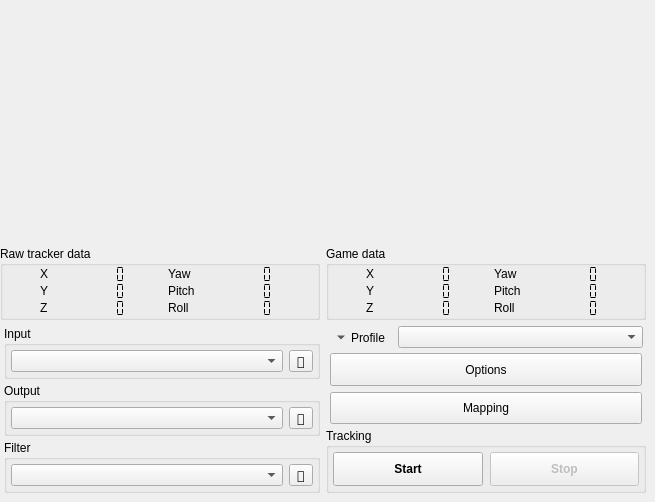
<?xml version="1.0" encoding="UTF-8"?>
<ui version="4.0">
 <author>Lovecraftian Octopus</author>
 <class>main_window</class>
 <widget class="QMainWindow" name="main_window">
  <property name="geometry">
   <rect>
    <x>0</x>
    <y>0</y>
    <width>655</width>
    <height>502</height>
   </rect>
  </property>
  <property name="sizePolicy">
   <sizepolicy hsizetype="Maximum" vsizetype="Maximum">
    <horstretch>0</horstretch>
    <verstretch>0</verstretch>
   </sizepolicy>
  </property>
  <property name="minimumSize">
   <size>
    <width>0</width>
    <height>500</height>
   </size>
  </property>
  <property name="windowIcon">
   <iconset resource="../gui/opentrack-res.qrc">
    <normaloff>:/images/opentrack.png</normaloff>:/images/opentrack.png</iconset>
  </property>
  <property name="styleSheet">
   <string notr="true">#video_feed { border: 0; }
</string>
  </property>
  <widget class="QWidget" name="content">
   <property name="sizePolicy">
    <sizepolicy hsizetype="Maximum" vsizetype="Maximum">
     <horstretch>0</horstretch>
     <verstretch>0</verstretch>
    </sizepolicy>
   </property>
   <layout class="QGridLayout" name="gridLayout_2">
    <property name="leftMargin">
     <number>0</number>
    </property>
    <property name="topMargin">
     <number>0</number>
    </property>
    <property name="rightMargin">
     <number>9</number>
    </property>
    <property name="bottomMargin">
     <number>9</number>
    </property>
    <item row="0" column="0">
     <widget class="QFrame" name="video_feed">
      <property name="sizePolicy">
       <sizepolicy hsizetype="Fixed" vsizetype="Fixed">
        <horstretch>0</horstretch>
        <verstretch>0</verstretch>
       </sizepolicy>
      </property>
      <property name="minimumSize">
       <size>
        <width>320</width>
        <height>240</height>
       </size>
      </property>
      <property name="maximumSize">
       <size>
        <width>320</width>
        <height>240</height>
       </size>
      </property>
      <property name="lineWidth">
       <number>0</number>
      </property>
      <widget class="QFrame" name="video_frame">
       <property name="geometry">
        <rect>
         <x>0</x>
         <y>0</y>
         <width>320</width>
         <height>240</height>
        </rect>
       </property>
       <property name="sizePolicy">
        <sizepolicy hsizetype="Fixed" vsizetype="Fixed">
         <horstretch>0</horstretch>
         <verstretch>0</verstretch>
        </sizepolicy>
       </property>
       <property name="minimumSize">
        <size>
         <width>320</width>
         <height>240</height>
        </size>
       </property>
       <property name="maximumSize">
        <size>
         <width>320</width>
         <height>240</height>
        </size>
       </property>
      </widget>
     </widget>
    </item>
    <item row="0" column="1">
     <widget class="pose_widget" name="pose_display" native="true">
      <property name="sizePolicy">
       <sizepolicy hsizetype="Fixed" vsizetype="Fixed">
        <horstretch>0</horstretch>
        <verstretch>0</verstretch>
       </sizepolicy>
      </property>
      <property name="minimumSize">
       <size>
        <width>320</width>
        <height>240</height>
       </size>
      </property>
     </widget>
    </item>
    <item row="1" column="0">
     <widget class="QGroupBox" name="box_raw_headpose">
      <property name="minimumSize">
       <size>
        <width>316</width>
        <height>0</height>
       </size>
      </property>
      <property name="title">
       <string>Raw tracker data</string>
      </property>
      <layout class="QGridLayout" name="gridLayout_12">
       <property name="leftMargin">
        <number>0</number>
       </property>
       <property name="topMargin">
        <number>0</number>
       </property>
       <property name="rightMargin">
        <number>0</number>
       </property>
       <property name="bottomMargin">
        <number>0</number>
       </property>
       <property name="spacing">
        <number>0</number>
       </property>
       <item row="0" column="3">
        <widget class="QLCDNumber" name="raw_yaw">
         <property name="enabled">
          <bool>true</bool>
         </property>
         <property name="sizePolicy">
          <sizepolicy hsizetype="Maximum" vsizetype="Maximum">
           <horstretch>0</horstretch>
           <verstretch>0</verstretch>
          </sizepolicy>
         </property>
         <property name="font">
          <font>
           <stylestrategy>NoAntialias</stylestrategy>
           <kerning>false</kerning>
          </font>
         </property>
         <property name="frameShape">
          <enum>QFrame::NoFrame</enum>
         </property>
         <property name="smallDecimalPoint">
          <bool>true</bool>
         </property>
         <property name="digitCount">
          <number>4</number>
         </property>
         <property name="segmentStyle">
          <enum>QLCDNumber::Flat</enum>
         </property>
        </widget>
       </item>
       <item row="2" column="0">
        <widget class="QLabel" name="lblZ_4">
         <property name="enabled">
          <bool>true</bool>
         </property>
         <property name="sizePolicy">
          <sizepolicy hsizetype="Maximum" vsizetype="Maximum">
           <horstretch>0</horstretch>
           <verstretch>0</verstretch>
          </sizepolicy>
         </property>
         <property name="autoFillBackground">
          <bool>false</bool>
         </property>
         <property name="frameShadow">
          <enum>QFrame::Raised</enum>
         </property>
         <property name="text">
          <string>Z</string>
         </property>
        </widget>
       </item>
       <item row="1" column="2">
        <widget class="QLabel" name="lblRotY_4">
         <property name="sizePolicy">
          <sizepolicy hsizetype="Maximum" vsizetype="Maximum">
           <horstretch>0</horstretch>
           <verstretch>0</verstretch>
          </sizepolicy>
         </property>
         <property name="frameShadow">
          <enum>QFrame::Raised</enum>
         </property>
         <property name="text">
          <string>Pitch</string>
         </property>
        </widget>
       </item>
       <item row="1" column="3">
        <widget class="QLCDNumber" name="raw_pitch">
         <property name="enabled">
          <bool>true</bool>
         </property>
         <property name="sizePolicy">
          <sizepolicy hsizetype="Maximum" vsizetype="Maximum">
           <horstretch>0</horstretch>
           <verstretch>0</verstretch>
          </sizepolicy>
         </property>
         <property name="font">
          <font>
           <stylestrategy>NoAntialias</stylestrategy>
           <kerning>false</kerning>
          </font>
         </property>
         <property name="frameShape">
          <enum>QFrame::NoFrame</enum>
         </property>
         <property name="smallDecimalPoint">
          <bool>true</bool>
         </property>
         <property name="digitCount">
          <number>4</number>
         </property>
         <property name="segmentStyle">
          <enum>QLCDNumber::Flat</enum>
         </property>
        </widget>
       </item>
       <item row="1" column="0">
        <widget class="QLabel" name="lblY_4">
         <property name="enabled">
          <bool>true</bool>
         </property>
         <property name="sizePolicy">
          <sizepolicy hsizetype="Maximum" vsizetype="Maximum">
           <horstretch>0</horstretch>
           <verstretch>0</verstretch>
          </sizepolicy>
         </property>
         <property name="autoFillBackground">
          <bool>false</bool>
         </property>
         <property name="frameShadow">
          <enum>QFrame::Raised</enum>
         </property>
         <property name="text">
          <string>Y</string>
         </property>
        </widget>
       </item>
       <item row="0" column="0">
        <widget class="QLabel" name="lblX_4">
         <property name="sizePolicy">
          <sizepolicy hsizetype="Maximum" vsizetype="Maximum">
           <horstretch>0</horstretch>
           <verstretch>0</verstretch>
          </sizepolicy>
         </property>
         <property name="frameShadow">
          <enum>QFrame::Raised</enum>
         </property>
         <property name="text">
          <string>X</string>
         </property>
        </widget>
       </item>
       <item row="0" column="1">
        <widget class="QLCDNumber" name="raw_x">
         <property name="enabled">
          <bool>true</bool>
         </property>
         <property name="sizePolicy">
          <sizepolicy hsizetype="Maximum" vsizetype="Maximum">
           <horstretch>0</horstretch>
           <verstretch>0</verstretch>
          </sizepolicy>
         </property>
         <property name="font">
          <font>
           <stylestrategy>NoAntialias</stylestrategy>
           <kerning>false</kerning>
          </font>
         </property>
         <property name="frameShape">
          <enum>QFrame::NoFrame</enum>
         </property>
         <property name="smallDecimalPoint">
          <bool>true</bool>
         </property>
         <property name="digitCount">
          <number>4</number>
         </property>
         <property name="segmentStyle">
          <enum>QLCDNumber::Flat</enum>
         </property>
        </widget>
       </item>
       <item row="2" column="2">
        <widget class="QLabel" name="lblRotZ_4">
         <property name="sizePolicy">
          <sizepolicy hsizetype="Maximum" vsizetype="Maximum">
           <horstretch>0</horstretch>
           <verstretch>0</verstretch>
          </sizepolicy>
         </property>
         <property name="frameShadow">
          <enum>QFrame::Raised</enum>
         </property>
         <property name="text">
          <string>Roll</string>
         </property>
        </widget>
       </item>
       <item row="0" column="2">
        <widget class="QLabel" name="lblRotX_4">
         <property name="sizePolicy">
          <sizepolicy hsizetype="Maximum" vsizetype="Maximum">
           <horstretch>0</horstretch>
           <verstretch>0</verstretch>
          </sizepolicy>
         </property>
         <property name="frameShadow">
          <enum>QFrame::Raised</enum>
         </property>
         <property name="text">
          <string>Yaw</string>
         </property>
        </widget>
       </item>
       <item row="1" column="1">
        <widget class="QLCDNumber" name="raw_y">
         <property name="enabled">
          <bool>true</bool>
         </property>
         <property name="sizePolicy">
          <sizepolicy hsizetype="Maximum" vsizetype="Maximum">
           <horstretch>0</horstretch>
           <verstretch>0</verstretch>
          </sizepolicy>
         </property>
         <property name="font">
          <font>
           <stylestrategy>NoAntialias</stylestrategy>
           <kerning>false</kerning>
          </font>
         </property>
         <property name="frameShape">
          <enum>QFrame::NoFrame</enum>
         </property>
         <property name="smallDecimalPoint">
          <bool>true</bool>
         </property>
         <property name="digitCount">
          <number>4</number>
         </property>
         <property name="segmentStyle">
          <enum>QLCDNumber::Flat</enum>
         </property>
        </widget>
       </item>
       <item row="2" column="3">
        <widget class="QLCDNumber" name="raw_roll">
         <property name="enabled">
          <bool>true</bool>
         </property>
         <property name="sizePolicy">
          <sizepolicy hsizetype="Maximum" vsizetype="Maximum">
           <horstretch>0</horstretch>
           <verstretch>0</verstretch>
          </sizepolicy>
         </property>
         <property name="font">
          <font>
           <stylestrategy>NoAntialias</stylestrategy>
           <kerning>false</kerning>
          </font>
         </property>
         <property name="frameShape">
          <enum>QFrame::NoFrame</enum>
         </property>
         <property name="smallDecimalPoint">
          <bool>true</bool>
         </property>
         <property name="digitCount">
          <number>4</number>
         </property>
         <property name="segmentStyle">
          <enum>QLCDNumber::Flat</enum>
         </property>
        </widget>
       </item>
       <item row="2" column="1">
        <widget class="QLCDNumber" name="raw_z">
         <property name="enabled">
          <bool>true</bool>
         </property>
         <property name="sizePolicy">
          <sizepolicy hsizetype="Maximum" vsizetype="Maximum">
           <horstretch>0</horstretch>
           <verstretch>0</verstretch>
          </sizepolicy>
         </property>
         <property name="font">
          <font>
           <stylestrategy>NoAntialias</stylestrategy>
           <kerning>false</kerning>
          </font>
         </property>
         <property name="frameShape">
          <enum>QFrame::NoFrame</enum>
         </property>
         <property name="smallDecimalPoint">
          <bool>true</bool>
         </property>
         <property name="digitCount">
          <number>4</number>
         </property>
         <property name="segmentStyle">
          <enum>QLCDNumber::Flat</enum>
         </property>
        </widget>
       </item>
      </layout>
     </widget>
    </item>
    <item row="1" column="1">
     <widget class="QGroupBox" name="box_mapped_headpose">
      <property name="minimumSize">
       <size>
        <width>316</width>
        <height>0</height>
       </size>
      </property>
      <property name="title">
       <string>Game data</string>
      </property>
      <layout class="QGridLayout" name="gridLayout_14">
       <property name="leftMargin">
        <number>0</number>
       </property>
       <property name="topMargin">
        <number>0</number>
       </property>
       <property name="rightMargin">
        <number>0</number>
       </property>
       <property name="bottomMargin">
        <number>0</number>
       </property>
       <property name="spacing">
        <number>0</number>
       </property>
       <item row="1" column="3">
        <widget class="QLCDNumber" name="pose_pitch">
         <property name="enabled">
          <bool>true</bool>
         </property>
         <property name="sizePolicy">
          <sizepolicy hsizetype="Maximum" vsizetype="Maximum">
           <horstretch>0</horstretch>
           <verstretch>0</verstretch>
          </sizepolicy>
         </property>
         <property name="font">
          <font>
           <stylestrategy>NoAntialias</stylestrategy>
           <kerning>false</kerning>
          </font>
         </property>
         <property name="frameShape">
          <enum>QFrame::NoFrame</enum>
         </property>
         <property name="smallDecimalPoint">
          <bool>true</bool>
         </property>
         <property name="digitCount">
          <number>4</number>
         </property>
         <property name="segmentStyle">
          <enum>QLCDNumber::Flat</enum>
         </property>
        </widget>
       </item>
       <item row="0" column="3">
        <widget class="QLCDNumber" name="pose_yaw">
         <property name="enabled">
          <bool>true</bool>
         </property>
         <property name="sizePolicy">
          <sizepolicy hsizetype="Maximum" vsizetype="Maximum">
           <horstretch>0</horstretch>
           <verstretch>0</verstretch>
          </sizepolicy>
         </property>
         <property name="font">
          <font>
           <stylestrategy>NoAntialias</stylestrategy>
           <kerning>false</kerning>
          </font>
         </property>
         <property name="frameShape">
          <enum>QFrame::NoFrame</enum>
         </property>
         <property name="smallDecimalPoint">
          <bool>true</bool>
         </property>
         <property name="digitCount">
          <number>4</number>
         </property>
         <property name="segmentStyle">
          <enum>QLCDNumber::Flat</enum>
         </property>
        </widget>
       </item>
       <item row="2" column="1">
        <widget class="QLCDNumber" name="pose_z">
         <property name="enabled">
          <bool>true</bool>
         </property>
         <property name="sizePolicy">
          <sizepolicy hsizetype="Maximum" vsizetype="Maximum">
           <horstretch>0</horstretch>
           <verstretch>0</verstretch>
          </sizepolicy>
         </property>
         <property name="font">
          <font>
           <stylestrategy>NoAntialias</stylestrategy>
           <kerning>false</kerning>
          </font>
         </property>
         <property name="frameShape">
          <enum>QFrame::NoFrame</enum>
         </property>
         <property name="smallDecimalPoint">
          <bool>true</bool>
         </property>
         <property name="digitCount">
          <number>4</number>
         </property>
         <property name="segmentStyle">
          <enum>QLCDNumber::Flat</enum>
         </property>
        </widget>
       </item>
       <item row="0" column="0">
        <widget class="QLabel" name="lblx">
         <property name="sizePolicy">
          <sizepolicy hsizetype="Maximum" vsizetype="Maximum">
           <horstretch>0</horstretch>
           <verstretch>0</verstretch>
          </sizepolicy>
         </property>
         <property name="frameShadow">
          <enum>QFrame::Raised</enum>
         </property>
         <property name="text">
          <string>X</string>
         </property>
        </widget>
       </item>
       <item row="1" column="0">
        <widget class="QLabel" name="lblY_2">
         <property name="enabled">
          <bool>true</bool>
         </property>
         <property name="sizePolicy">
          <sizepolicy hsizetype="Maximum" vsizetype="Maximum">
           <horstretch>0</horstretch>
           <verstretch>0</verstretch>
          </sizepolicy>
         </property>
         <property name="autoFillBackground">
          <bool>false</bool>
         </property>
         <property name="frameShadow">
          <enum>QFrame::Raised</enum>
         </property>
         <property name="text">
          <string>Y</string>
         </property>
        </widget>
       </item>
       <item row="0" column="1">
        <widget class="QLCDNumber" name="pose_x">
         <property name="enabled">
          <bool>true</bool>
         </property>
         <property name="sizePolicy">
          <sizepolicy hsizetype="Maximum" vsizetype="Maximum">
           <horstretch>0</horstretch>
           <verstretch>0</verstretch>
          </sizepolicy>
         </property>
         <property name="font">
          <font>
           <stylestrategy>NoAntialias</stylestrategy>
           <kerning>false</kerning>
          </font>
         </property>
         <property name="frameShape">
          <enum>QFrame::NoFrame</enum>
         </property>
         <property name="smallDecimalPoint">
          <bool>true</bool>
         </property>
         <property name="digitCount">
          <number>4</number>
         </property>
         <property name="segmentStyle">
          <enum>QLCDNumber::Flat</enum>
         </property>
        </widget>
       </item>
       <item row="1" column="2">
        <widget class="QLabel" name="lblRotY_2">
         <property name="sizePolicy">
          <sizepolicy hsizetype="Maximum" vsizetype="Maximum">
           <horstretch>0</horstretch>
           <verstretch>0</verstretch>
          </sizepolicy>
         </property>
         <property name="frameShadow">
          <enum>QFrame::Raised</enum>
         </property>
         <property name="text">
          <string>Pitch</string>
         </property>
        </widget>
       </item>
       <item row="2" column="2">
        <widget class="QLabel" name="lblRotZ_2">
         <property name="sizePolicy">
          <sizepolicy hsizetype="Maximum" vsizetype="Maximum">
           <horstretch>0</horstretch>
           <verstretch>0</verstretch>
          </sizepolicy>
         </property>
         <property name="frameShadow">
          <enum>QFrame::Raised</enum>
         </property>
         <property name="text">
          <string>Roll</string>
         </property>
        </widget>
       </item>
       <item row="0" column="2">
        <widget class="QLabel" name="lblRotX_2">
         <property name="sizePolicy">
          <sizepolicy hsizetype="Maximum" vsizetype="Maximum">
           <horstretch>0</horstretch>
           <verstretch>0</verstretch>
          </sizepolicy>
         </property>
         <property name="frameShadow">
          <enum>QFrame::Raised</enum>
         </property>
         <property name="text">
          <string>Yaw</string>
         </property>
        </widget>
       </item>
       <item row="2" column="0">
        <widget class="QLabel" name="lblZ_2">
         <property name="enabled">
          <bool>true</bool>
         </property>
         <property name="sizePolicy">
          <sizepolicy hsizetype="Maximum" vsizetype="Maximum">
           <horstretch>0</horstretch>
           <verstretch>0</verstretch>
          </sizepolicy>
         </property>
         <property name="autoFillBackground">
          <bool>false</bool>
         </property>
         <property name="frameShadow">
          <enum>QFrame::Raised</enum>
         </property>
         <property name="text">
          <string>Z</string>
         </property>
        </widget>
       </item>
       <item row="1" column="1">
        <widget class="QLCDNumber" name="pose_y">
         <property name="enabled">
          <bool>true</bool>
         </property>
         <property name="sizePolicy">
          <sizepolicy hsizetype="Maximum" vsizetype="Maximum">
           <horstretch>0</horstretch>
           <verstretch>0</verstretch>
          </sizepolicy>
         </property>
         <property name="font">
          <font>
           <stylestrategy>NoAntialias</stylestrategy>
           <kerning>false</kerning>
          </font>
         </property>
         <property name="frameShape">
          <enum>QFrame::NoFrame</enum>
         </property>
         <property name="smallDecimalPoint">
          <bool>true</bool>
         </property>
         <property name="digitCount">
          <number>4</number>
         </property>
         <property name="segmentStyle">
          <enum>QLCDNumber::Flat</enum>
         </property>
        </widget>
       </item>
       <item row="2" column="3">
        <widget class="QLCDNumber" name="pose_roll">
         <property name="enabled">
          <bool>true</bool>
         </property>
         <property name="sizePolicy">
          <sizepolicy hsizetype="Maximum" vsizetype="Maximum">
           <horstretch>0</horstretch>
           <verstretch>0</verstretch>
          </sizepolicy>
         </property>
         <property name="font">
          <font>
           <stylestrategy>NoAntialias</stylestrategy>
           <kerning>false</kerning>
          </font>
         </property>
         <property name="frameShape">
          <enum>QFrame::NoFrame</enum>
         </property>
         <property name="smallDecimalPoint">
          <bool>true</bool>
         </property>
         <property name="digitCount">
          <number>4</number>
         </property>
         <property name="segmentStyle">
          <enum>QLCDNumber::Flat</enum>
         </property>
        </widget>
       </item>
      </layout>
     </widget>
    </item>
    <item row="2" column="1">
     <widget class="QWidget" name="groupControls" native="true">
      <property name="sizePolicy">
       <sizepolicy hsizetype="Preferred" vsizetype="Minimum">
        <horstretch>4</horstretch>
        <verstretch>0</verstretch>
       </sizepolicy>
      </property>
      <property name="minimumSize">
       <size>
        <width>315</width>
        <height>0</height>
       </size>
      </property>
      <layout class="QVBoxLayout" name="verticalLayout_3">
       <property name="spacing">
        <number>4</number>
       </property>
       <property name="leftMargin">
        <number>0</number>
       </property>
       <property name="topMargin">
        <number>0</number>
       </property>
       <property name="rightMargin">
        <number>0</number>
       </property>
       <property name="bottomMargin">
        <number>0</number>
       </property>
       <item>
        <widget class="QWidget" name="groupProfile" native="true">
         <property name="sizePolicy">
          <sizepolicy hsizetype="Expanding" vsizetype="Maximum">
           <horstretch>0</horstretch>
           <verstretch>0</verstretch>
          </sizepolicy>
         </property>
         <layout class="QHBoxLayout" name="horizontalLayout">
          <property name="spacing">
           <number>0</number>
          </property>
          <property name="leftMargin">
           <number>4</number>
          </property>
          <property name="topMargin">
           <number>0</number>
          </property>
          <property name="rightMargin">
           <number>4</number>
          </property>
          <property name="bottomMargin">
           <number>0</number>
          </property>
          <item>
           <widget class="QToolButton" name="profile_button">
            <property name="enabled">
             <bool>true</bool>
            </property>
            <property name="sizePolicy">
             <sizepolicy hsizetype="Maximum" vsizetype="Maximum">
              <horstretch>0</horstretch>
              <verstretch>0</verstretch>
             </sizepolicy>
            </property>
            <property name="focusPolicy">
             <enum>Qt::StrongFocus</enum>
            </property>
            <property name="text">
             <string>Profile</string>
            </property>
            <property name="popupMode">
             <enum>QToolButton::InstantPopup</enum>
            </property>
            <property name="toolButtonStyle">
             <enum>Qt::ToolButtonTextBesideIcon</enum>
            </property>
            <property name="autoRaise">
             <bool>true</bool>
            </property>
            <property name="arrowType">
             <enum>Qt::DownArrow</enum>
            </property>
           </widget>
          </item>
          <item>
           <widget class="QComboBox" name="iconcomboProfile">
            <property name="sizePolicy">
             <sizepolicy hsizetype="Minimum" vsizetype="Maximum">
              <horstretch>0</horstretch>
              <verstretch>0</verstretch>
             </sizepolicy>
            </property>
            <property name="minimumSize">
             <size>
              <width>245</width>
              <height>0</height>
             </size>
            </property>
            <property name="focusPolicy">
             <enum>Qt::StrongFocus</enum>
            </property>
            <property name="maxVisibleItems">
             <number>20</number>
            </property>
           </widget>
          </item>
         </layout>
        </widget>
       </item>
       <item>
        <widget class="QWidget" name="groupOptions" native="true">
         <layout class="QVBoxLayout" name="verticalLayout_2">
          <property name="leftMargin">
           <number>4</number>
          </property>
          <property name="topMargin">
           <number>0</number>
          </property>
          <property name="rightMargin">
           <number>4</number>
          </property>
          <property name="bottomMargin">
           <number>0</number>
          </property>
          <item>
           <widget class="QPushButton" name="btnShortcuts">
            <property name="sizePolicy">
             <sizepolicy hsizetype="Expanding" vsizetype="Minimum">
              <horstretch>0</horstretch>
              <verstretch>0</verstretch>
             </sizepolicy>
            </property>
            <property name="text">
             <string>Options</string>
            </property>
            <property name="icon">
             <iconset resource="../gui/opentrack-res.qrc">
              <normaloff>:/images/tools.png</normaloff>:/images/tools.png</iconset>
            </property>
            <property name="iconSize">
             <size>
              <width>80</width>
              <height>24</height>
             </size>
            </property>
           </widget>
          </item>
          <item>
           <widget class="QPushButton" name="btnEditCurves">
            <property name="sizePolicy">
             <sizepolicy hsizetype="Expanding" vsizetype="Minimum">
              <horstretch>0</horstretch>
              <verstretch>0</verstretch>
             </sizepolicy>
            </property>
            <property name="text">
             <string>Mapping</string>
            </property>
            <property name="icon">
             <iconset resource="../gui/opentrack-res.qrc">
              <normaloff>:/images/curves.png</normaloff>:/images/curves.png</iconset>
            </property>
            <property name="iconSize">
             <size>
              <width>80</width>
              <height>24</height>
             </size>
            </property>
           </widget>
          </item>
         </layout>
        </widget>
       </item>
       <item>
        <widget class="QGroupBox" name="groupStartStop">
         <property name="sizePolicy">
          <sizepolicy hsizetype="MinimumExpanding" vsizetype="Maximum">
           <horstretch>4</horstretch>
           <verstretch>0</verstretch>
          </sizepolicy>
         </property>
         <property name="minimumSize">
          <size>
           <width>0</width>
           <height>0</height>
          </size>
         </property>
         <property name="title">
          <string>Tracking</string>
         </property>
         <layout class="QHBoxLayout" name="horizontalLayout_4">
          <property name="spacing">
           <number>7</number>
          </property>
          <property name="leftMargin">
           <number>4</number>
          </property>
          <property name="topMargin">
           <number>4</number>
          </property>
          <property name="rightMargin">
           <number>4</number>
          </property>
          <property name="bottomMargin">
           <number>4</number>
          </property>
          <item>
           <widget class="QToolButton" name="btnStartTracker">
            <property name="sizePolicy">
             <sizepolicy hsizetype="Minimum" vsizetype="Fixed">
              <horstretch>0</horstretch>
              <verstretch>0</verstretch>
             </sizepolicy>
            </property>
            <property name="minimumSize">
             <size>
              <width>0</width>
              <height>34</height>
             </size>
            </property>
            <property name="font">
             <font>
              <bold>true</bold>
             </font>
            </property>
            <property name="text">
             <string>Start</string>
            </property>
           </widget>
          </item>
          <item>
           <widget class="QToolButton" name="btnStopTracker">
            <property name="enabled">
             <bool>false</bool>
            </property>
            <property name="sizePolicy">
             <sizepolicy hsizetype="Minimum" vsizetype="Fixed">
              <horstretch>0</horstretch>
              <verstretch>0</verstretch>
             </sizepolicy>
            </property>
            <property name="minimumSize">
             <size>
              <width>0</width>
              <height>34</height>
             </size>
            </property>
            <property name="font">
             <font>
              <bold>true</bold>
             </font>
            </property>
            <property name="text">
             <string>Stop</string>
            </property>
           </widget>
          </item>
         </layout>
        </widget>
       </item>
      </layout>
     </widget>
    </item>
    <item row="2" column="0">
     <widget class="QWidget" name="modules" native="true">
      <property name="sizePolicy">
       <sizepolicy hsizetype="Expanding" vsizetype="Minimum">
        <horstretch>0</horstretch>
        <verstretch>0</verstretch>
       </sizepolicy>
      </property>
      <property name="minimumSize">
       <size>
        <width>310</width>
        <height>0</height>
       </size>
      </property>
      <layout class="QVBoxLayout" name="verticalLayout">
       <property name="spacing">
        <number>4</number>
       </property>
       <property name="leftMargin">
        <number>4</number>
       </property>
       <property name="topMargin">
        <number>0</number>
       </property>
       <property name="rightMargin">
        <number>0</number>
       </property>
       <property name="bottomMargin">
        <number>0</number>
       </property>
       <item>
        <widget class="QGroupBox" name="groupTracker">
         <property name="title">
          <string>Input</string>
         </property>
         <layout class="QGridLayout" name="gridLayout">
          <property name="leftMargin">
           <number>4</number>
          </property>
          <property name="topMargin">
           <number>4</number>
          </property>
          <property name="rightMargin">
           <number>4</number>
          </property>
          <property name="bottomMargin">
           <number>4</number>
          </property>
          <property name="horizontalSpacing">
           <number>6</number>
          </property>
          <property name="verticalSpacing">
           <number>0</number>
          </property>
          <item row="0" column="0">
           <widget class="QComboBox" name="iconcomboTrackerSource">
            <property name="sizePolicy">
             <sizepolicy hsizetype="Minimum" vsizetype="Maximum">
              <horstretch>0</horstretch>
              <verstretch>0</verstretch>
             </sizepolicy>
            </property>
            <property name="focusPolicy">
             <enum>Qt::TabFocus</enum>
            </property>
           </widget>
          </item>
          <item row="0" column="1">
           <widget class="QToolButton" name="btnShowEngineControls">
            <property name="enabled">
             <bool>true</bool>
            </property>
            <property name="sizePolicy">
             <sizepolicy hsizetype="Maximum" vsizetype="Preferred">
              <horstretch>0</horstretch>
              <verstretch>0</verstretch>
             </sizepolicy>
            </property>
            <property name="font">
             <font>
              <family>DejaVu Sans</family>
              <stylestrategy>PreferAntialias</stylestrategy>
              <kerning>false</kerning>
             </font>
            </property>
            <property name="focusPolicy">
             <enum>Qt::ClickFocus</enum>
            </property>
            <property name="text">
             <string>🔨</string>
            </property>
            <property name="flat" stdset="0">
             <bool>false</bool>
            </property>
           </widget>
          </item>
         </layout>
        </widget>
       </item>
       <item>
        <widget class="QGroupBox" name="groupProto">
         <property name="title">
          <string>Output</string>
         </property>
         <layout class="QGridLayout" name="gridLayout_4">
          <property name="leftMargin">
           <number>4</number>
          </property>
          <property name="topMargin">
           <number>4</number>
          </property>
          <property name="rightMargin">
           <number>4</number>
          </property>
          <property name="bottomMargin">
           <number>4</number>
          </property>
          <property name="horizontalSpacing">
           <number>6</number>
          </property>
          <property name="verticalSpacing">
           <number>0</number>
          </property>
          <item row="0" column="0">
           <widget class="QComboBox" name="iconcomboProtocol">
            <property name="sizePolicy">
             <sizepolicy hsizetype="Minimum" vsizetype="Maximum">
              <horstretch>0</horstretch>
              <verstretch>0</verstretch>
             </sizepolicy>
            </property>
            <property name="focusPolicy">
             <enum>Qt::TabFocus</enum>
            </property>
           </widget>
          </item>
          <item row="0" column="1">
           <widget class="QToolButton" name="btnShowServerControls">
            <property name="enabled">
             <bool>true</bool>
            </property>
            <property name="sizePolicy">
             <sizepolicy hsizetype="Maximum" vsizetype="Preferred">
              <horstretch>0</horstretch>
              <verstretch>0</verstretch>
             </sizepolicy>
            </property>
            <property name="font">
             <font>
              <family>DejaVu Sans</family>
              <stylestrategy>PreferAntialias</stylestrategy>
              <kerning>false</kerning>
             </font>
            </property>
            <property name="focusPolicy">
             <enum>Qt::ClickFocus</enum>
            </property>
            <property name="text">
             <string>🔨</string>
            </property>
            <property name="flat" stdset="0">
             <bool>false</bool>
            </property>
           </widget>
          </item>
         </layout>
        </widget>
       </item>
       <item>
        <widget class="QGroupBox" name="groupFilter">
         <property name="title">
          <string>Filter</string>
         </property>
         <layout class="QGridLayout" name="gridLayout_3">
          <property name="leftMargin">
           <number>4</number>
          </property>
          <property name="topMargin">
           <number>4</number>
          </property>
          <property name="rightMargin">
           <number>4</number>
          </property>
          <property name="bottomMargin">
           <number>4</number>
          </property>
          <property name="horizontalSpacing">
           <number>6</number>
          </property>
          <property name="verticalSpacing">
           <number>0</number>
          </property>
          <item row="0" column="0">
           <widget class="QComboBox" name="iconcomboFilter">
            <property name="sizePolicy">
             <sizepolicy hsizetype="Minimum" vsizetype="Maximum">
              <horstretch>0</horstretch>
              <verstretch>0</verstretch>
             </sizepolicy>
            </property>
            <property name="focusPolicy">
             <enum>Qt::TabFocus</enum>
            </property>
           </widget>
          </item>
          <item row="0" column="1">
           <widget class="QToolButton" name="btnShowFilterControls">
            <property name="enabled">
             <bool>true</bool>
            </property>
            <property name="sizePolicy">
             <sizepolicy hsizetype="Maximum" vsizetype="Preferred">
              <horstretch>0</horstretch>
              <verstretch>0</verstretch>
             </sizepolicy>
            </property>
            <property name="font">
             <font>
              <family>DejaVu Sans</family>
              <stylestrategy>PreferAntialias</stylestrategy>
              <kerning>false</kerning>
             </font>
            </property>
            <property name="focusPolicy">
             <enum>Qt::ClickFocus</enum>
            </property>
            <property name="text">
             <string>🔨</string>
            </property>
            <property name="flat" stdset="0">
             <bool>false</bool>
            </property>
           </widget>
          </item>
         </layout>
        </widget>
       </item>
      </layout>
     </widget>
    </item>
   </layout>
  </widget>
 </widget>
 <customwidgets>
  <customwidget>
   <class>pose_widget</class>
   <extends>QWidget</extends>
   <header>pose-widget/pose-widget.hpp</header>
  </customwidget>
 </customwidgets>
 <resources>
  <include location="../gui/opentrack-res.qrc"/>
 </resources>
 <connections/>
</ui>
